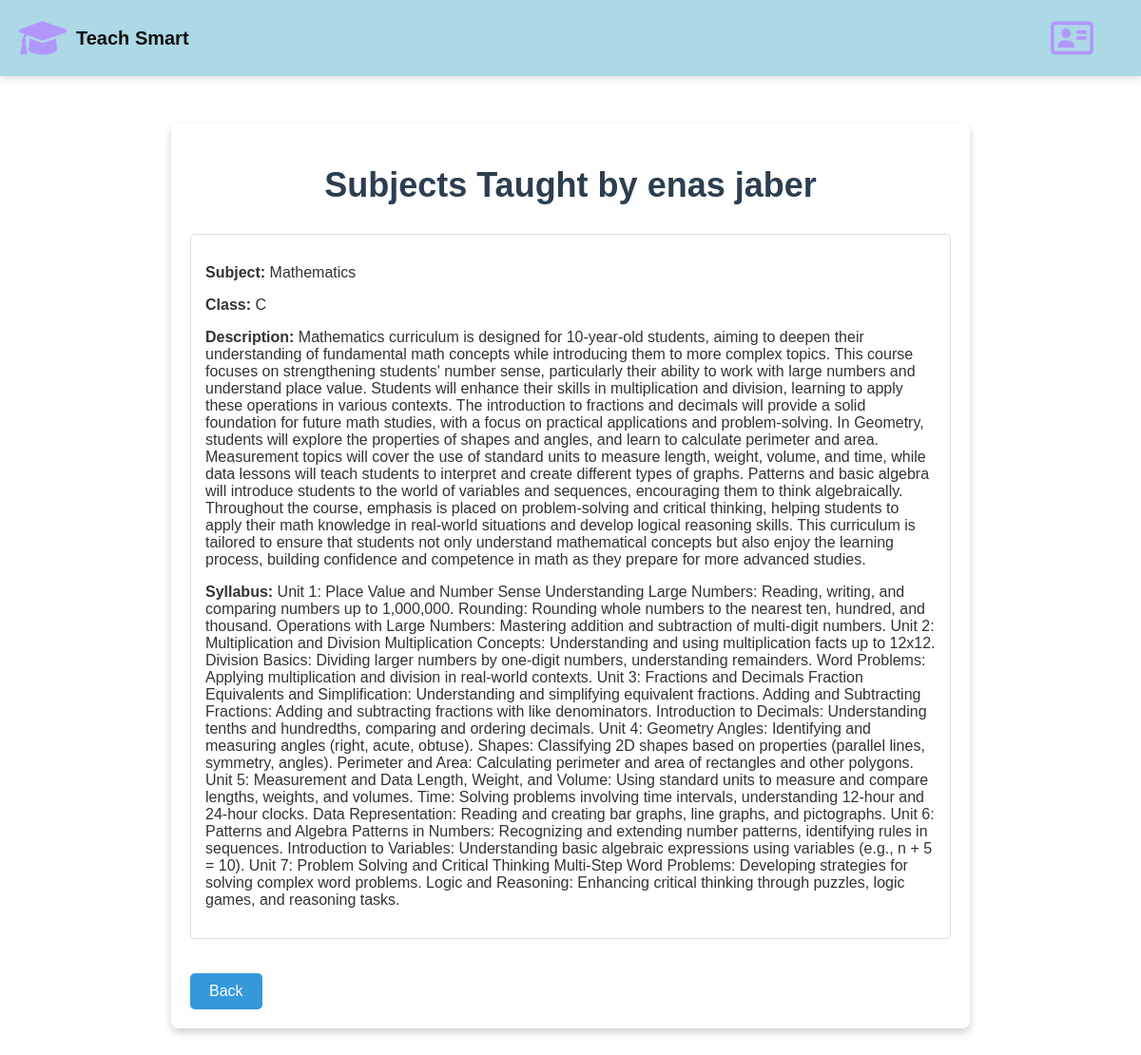
The page /teacher_subjects/213449549/ on the database its author committed.
### tsweb/models.py (models this page shows, shortened)
class Teacher(models.Model):
    CLASS_CHOICES = [
        ('A', 'First grade'),
        ('B', 'Second grade'),
        ('C', 'Third grade'),
        ('D', 'Fourth grade'),
        ('E', 'Fifth grade'),
        ('F', 'Sixth grade'),
    ]
    id_number = models.CharField(
        max_length=9,
        unique=True,
        validators=[RegexValidator(r'^\d{9}$', "Please enter exactly 9 digits.")]
    )
    first_name = models.CharField(max_length=50)
    last_name = models.CharField(max_length=50)
    date_of_birth = models.DateField()
    email = models.EmailField(unique=True, validators=[EmailValidator(message="Invalid email address.")])
    phone_number = models.CharField(
        max_length=10,
        validators=[
            RegexValidator(
                regex=r'^(05\d|0[23489])\d{7}$',
                message='Invalid Israeli phone number. Please enter 10 digits starting with 05 .'
            )
        ]
    )
    password = models.CharField(max_length=128)  # הוספת שדה סיסמה
    subject = models.ForeignKey(Subject, on_delete=models.CASCADE, related_name='teachers', help_text="Select the subject the teacher can teach")
    classes = models.CharField(
        max_length=1,
        choices=CLASS_CHOICES,
        help_text="Select the grade the teacher can educate"
    )

class SubjectClass(models.Model):
    GRADE_CHOICES = Teacher.CLASS_CHOICES  # Use the same choices as in Teacher model
    subject = models.ForeignKey(Subject, on_delete=models.CASCADE, related_name='subject_classes')
    class_name = models.CharField(max_length=1, choices=GRADE_CHOICES)  # Class name or grade
    description = models.TextField(blank=True, help_text="Description of the subject")
    description = models.TextField(blank=True, help_text="Description of the subject")
    syllabus = models.TextField(blank=True, help_text="Syllabus or study path for the subject")
    teachers = models.ManyToManyField(Teacher, related_name='subject_classes', help_text="Select teachers for this subject")

class Subject(models.Model):
        SUBJECT_CHOICES = [
                ('Technology', 'Technology'),
                ('Mathematics', 'Mathematics'),
                ('History', 'History'),
                ( 'English', 'English'),
                ('Geography', 'Geography'),
                ('Literature', 'Literature'),
                ('Science', 'Science'),
            ]
        name = models.CharField(max_length=20, choices=SUBJECT_CHOICES)

### tsweb/views.py (the view)
# urls.py: path('teacher_subjects/<int:teacher_id>/', views.teacher_subjects, name='teacher_subjects'),
def teacher_subjects(request, teacher_id):
    teacher = get_object_or_404(Teacher, id_number=teacher_id)
    subjects = teacher.subject_classes.all()
    return render(request, 'teacher_subjects.html', {
        'teacher': teacher,
        'subjects': subjects
    })

### tsweb/Templates/teacher_subjects.html (shortened to what this page needs)
<link rel="stylesheet" href="https://cdnjs.cloudflare.com/ajax/libs/font-awesome/6.0.0-beta3/css/all.min.css">
<!DOCTYPE html>
<html>
<head>
</head>
<body>
    <header>
        <div class="logo">
            <a href="{% url 'home' %}" class="logo">
                <i class="fa-solid fa-graduation-cap fa-fade" style="color: #B197FC;"></i>
                <span>Teach Smart</span>
            </a>
        </div>
    <div class="back-to-profile">
        <a href="{% url 'profile_teacher' %}" class="btn back-btn">
            <i class="fa-regular fa-address-card" style="color: #B197FC;"></i>
        </a>
    </div>
    </header>
    <div class="container">
        <h1>Subjects Taught by {{ teacher.first_name }} {{ teacher.last_name }}</h1>
        <ul class="subject-list">
            {% for subject_class in subjects %}
            <li>
                <p><strong>Subject:</strong> {{ subject_class.subject.name }}</p>
                <p><strong>Class:</strong> {{ subject_class.class_name }}</p>
                <p><strong>Description:</strong> {{ subject_class.description }}</p>
                <p><strong>Syllabus:</strong> {{ subject_class.syllabus }}</p>
            </li>
            {% empty %}
            <li>No subjects assigned to this teacher.</li>
            {% endfor %}
        </ul>
        <a class="back-button" href="{% url 'profile_teacher' %}">Back </a>
    </div>
</body>
</html>

### tsweb/Templates/teacher_subjects.html (style rules this page uses)
body { min-height: calc(100vh - 120px); background-image: url('https://i.pinimg.com/736x/09/05/3f/09053fe29ea473c1f764ddaa71cd8db7.jpg'); background-size: cover; background-position: center; font-family: Arial, sans-serif; color: #333; margin: 0; padding: 0; }
.container { max-width: 800px; margin: 50px auto; padding: 20px; background: rgba(255, 255, 255, 0.9); border-radius: 8px; box-shadow: 0 4px 8px rgba(0, 0, 0, 0.2); }
h1 { text-align: center; color: #2c3e50; margin-bottom: 30px; font-size: 36px; }
ul.subject-list { list-style-type: none; padding: 0; }
ul.subject-list li { margin: 10px 0; padding: 15px; border: 1px solid #ddd; border-radius: 5px; background-color: #fff; transition: background-color 0.3s, transform 0.3s; }
.back-button { display: inline-block; padding: 10px 20px; font-size: 16px; color: #fff; background-color: #3498db; border: none; border-radius: 5px; cursor: pointer; text-align: center; text-decoration: none; transition: background-color 0.3s, transform 0.3s; margin-top: 20px; }
header { display: flex; justify-content: space-between; align-items: center; padding: 20px; background-color: #ADD8E6; color: #0f0f0f; box-shadow: 0 4px 8px rgba(0, 0, 0, 0.1); }
.logo { display: flex; align-items: center; text-decoration: none; color: inherit; }
.logo i { margin-right: 10px; font-size: 40px; }
.logo span { font-size: 20px; font-weight: bold; }
.back-to-profile { margin-right: 20px; }
.back-btn i { margin-right: 10px; font-size: 40px; }

### rows shown on the page
Teacher: first_name "enas", last_name "jaber"
SubjectClass: subject.name "Mathematics", class_name "C", description "Mathematics curriculum is designed for 10-year-old students, aiming to deepen their understanding of fundamental math concepts while introducing them to more complex topics. This course focuses on strengthening students' number sense, particularly their ability to work with large numbers and understand place value. Students will enhance their skills in multiplication and division, learning to apply these operations in various contexts. The introduction to fractions and decimals will provide a solid foundation for future math studies, with a focus on practical applications and problem-solving. In Geometry, students will explore the properties of shapes and angles, and learn to calculate…", syllabus "Unit 1: Place Value and Number Sense Understanding Large Numbers: Reading, writing, and comparing numbers up to 1,000,000. Rounding: Rounding whole numbers to the nearest ten, hundred, and thousand. Operations with Large Numbers: Mastering addition and subtraction of multi-digit numbers. Unit 2: Multiplication and Division Multiplication Concepts: Understanding and using multiplication facts up to 12x12. Division Basics: Dividing larger numbers by one-digit numbers, understanding remainders. Word Problems: Applying multiplication and division in real-world contexts. Unit 3: Fractions and Decimals Fraction Equivalents and Simplification: Understanding and simplifying equivalent fractions.…"
